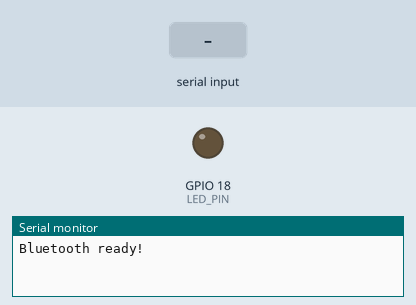
A sketch run on a simulated ESP32. Shown: output pins drawn as LEDs (lit = HIGH), the last lines printed to the serial monitor. Inputs (shaded band) come from the test bench. Nothing arrives over Bluetooth unless stated.

Above: at 1.2 s.
1.3 s: "ON\n" received over the second serial link
At 2.2 s:
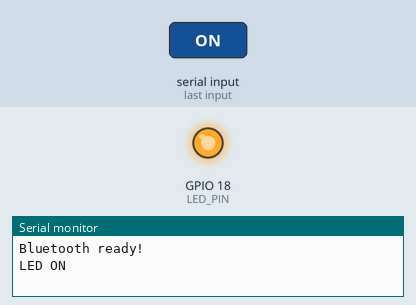
2.8 s: "OFF\n" received over the second serial link
At 3.3 s:
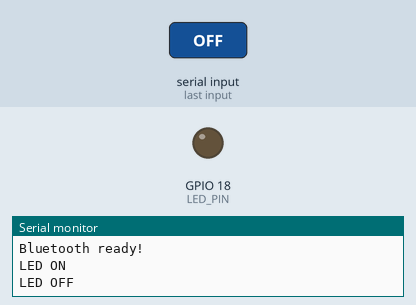
Timing chart, 0 to 5.8 s (numbered marks = the images above; inputs shaded):
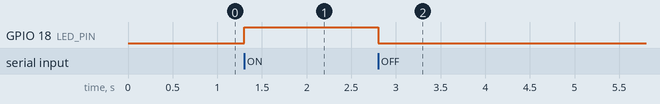

The sketch:

10.Blutooth_LED.ino
```cpp
//used ESP32 devkit v1
#include "BluetoothSerial.h"

BluetoothSerial SerialBT;
#define LED_PIN 18

String receivedData = "";

void setup() {
    Serial.begin(115200);

    pinMode(LED_PIN, OUTPUT);
    digitalWrite(LED_PIN, LOW);

    SerialBT.begin("ESP32_DevKit_V1");

    Serial.println("Bluetooth ready!");
}
void loop() {
    while (SerialBT.available()) {
        char c = SerialBT.read();

        if (c == '\n' || c == '\r') {
            if (receivedData == "ON") {
                digitalWrite(LED_PIN, HIGH);
                Serial.println("LED ON");
            }
            else if (receivedData == "OFF") {
                digitalWrite(LED_PIN, LOW);
                Serial.println("LED OFF");
            }

            receivedData = "";
        }
        else {
            receivedData += c;
        }
    }
}
```

Measured:
- after the input at 1.3 s, GPIO 18 (LED_PIN): LOW → HIGH at once
- after the input at 2.8 s, GPIO 18 (LED_PIN): HIGH → LOW at once
